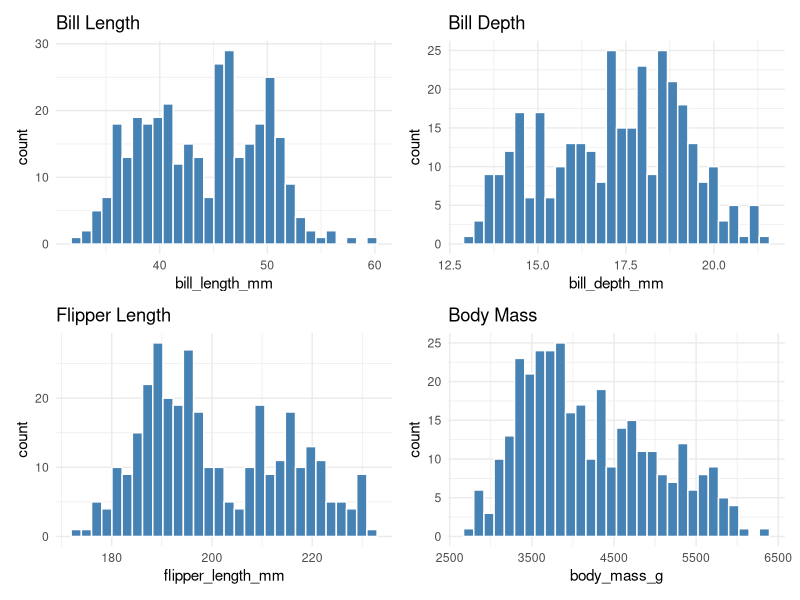
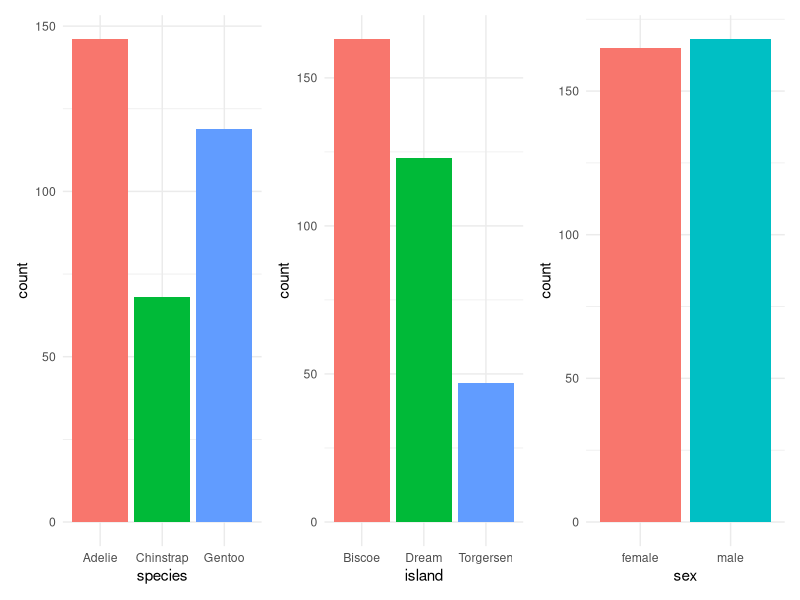
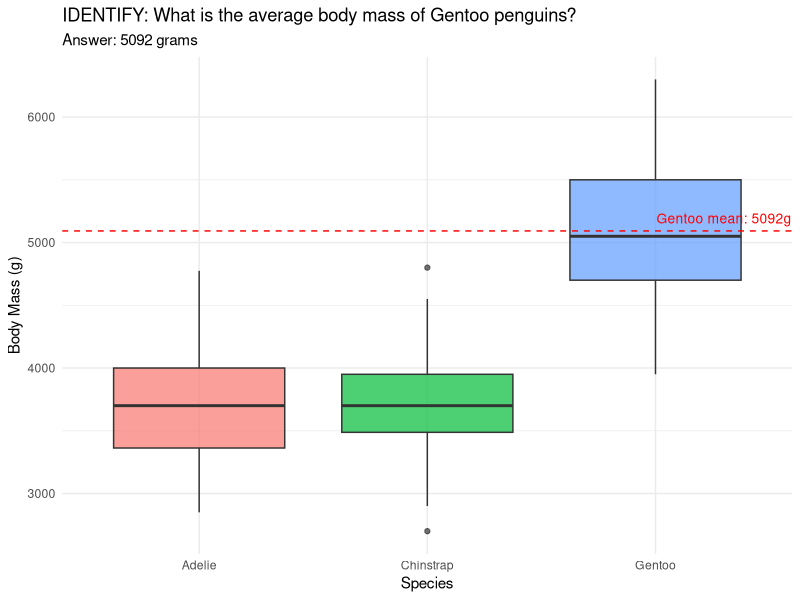
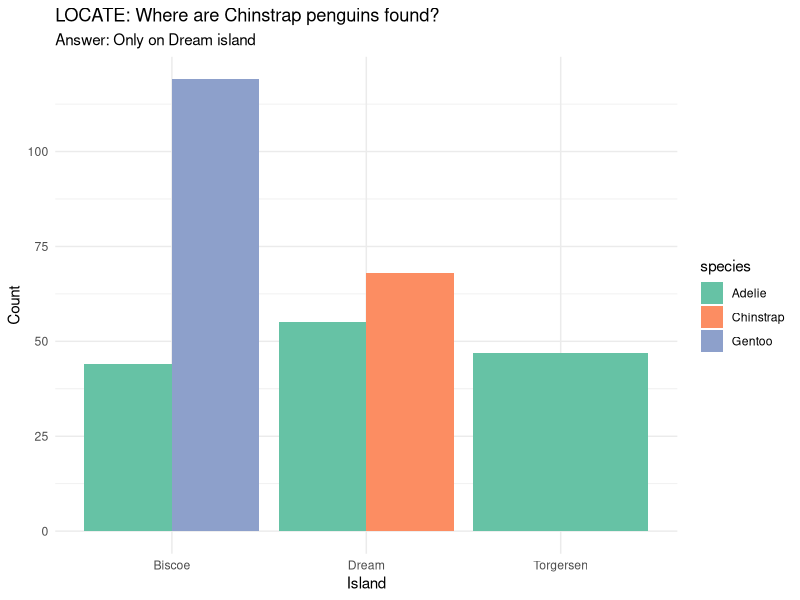
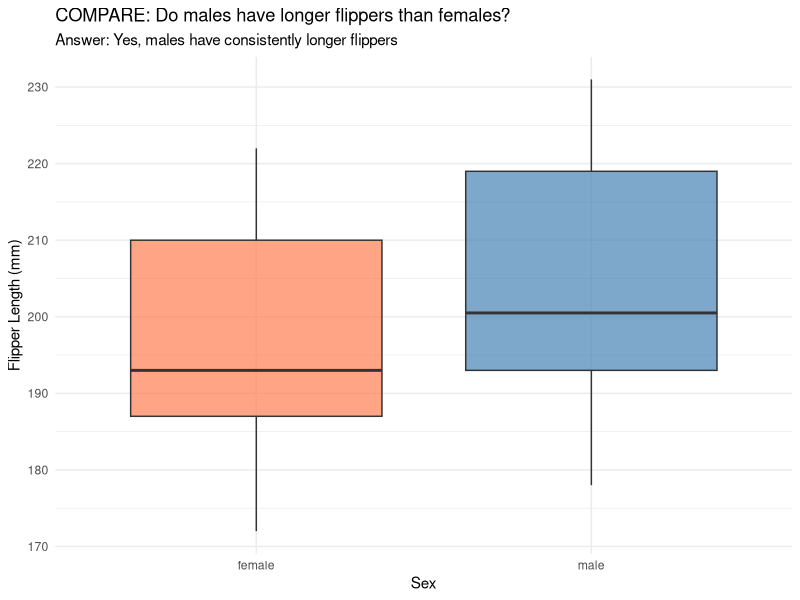
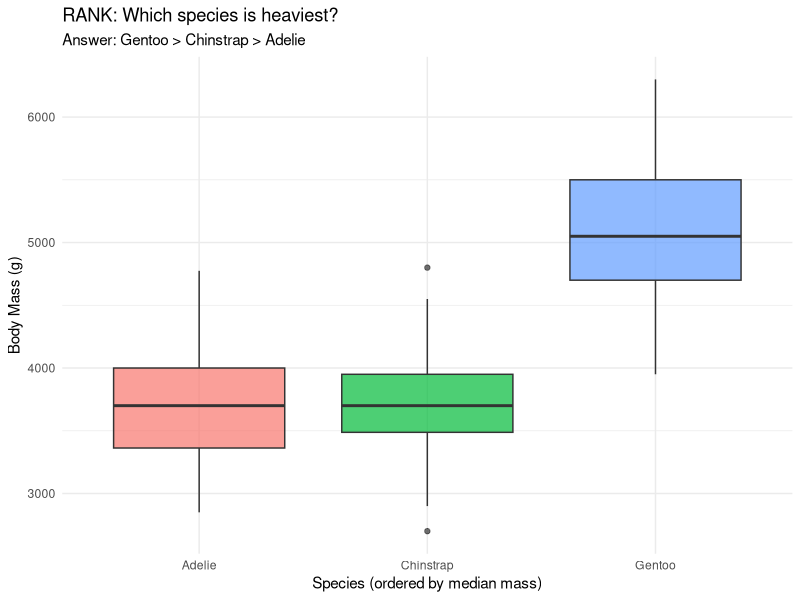
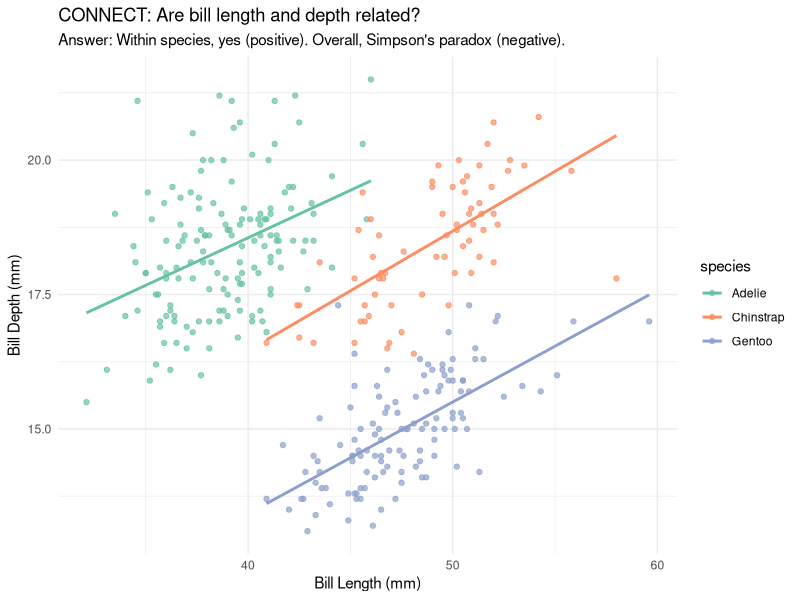
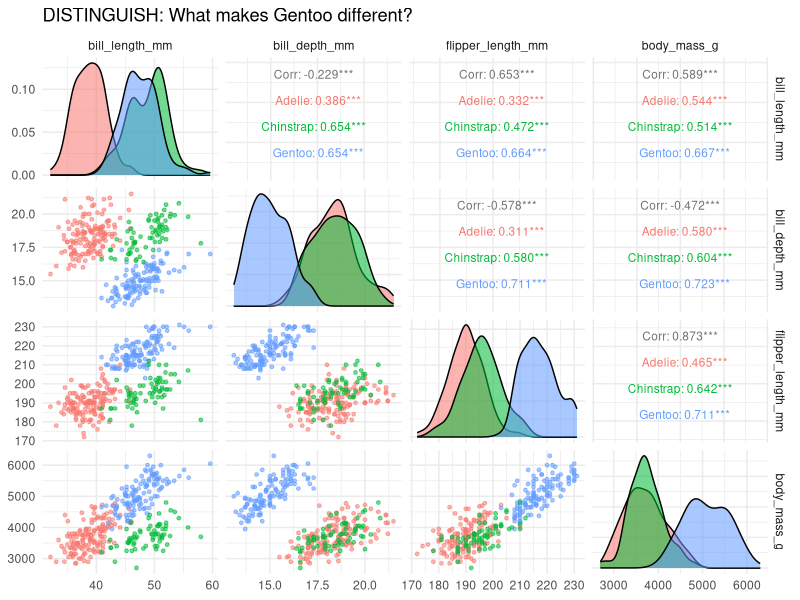

Recreate these plots in R, in order.
# =============================================================================
# Lab 3: GEDA (Graphical Exploratory Data Analysis) + Analytic Questions
# Group 4, variant 5
# =============================================================================

library(conflicted)
library(tidyverse)
library(patchwork)

conflicts_prefer(dplyr::filter, dplyr::select)

# --- 1. Load TidyTuesday dataset ---
# Using Palmer Penguins (popular TidyTuesday dataset)
library(palmerpenguins)

data(penguins)
penguins_clean <- penguins |> drop_na()
glimpse(penguins_clean)

# =============================================================================
# GEDA: Graphical Exploratory Data Analysis
# =============================================================================

# --- Overview of distributions ---
# Continuous variables
p_bill_len <- ggplot(penguins_clean, aes(bill_length_mm)) +
  geom_histogram(fill = "steelblue", color = "white", bins = 30) +
  theme_minimal() + labs(title = "Bill Length")

p_bill_dep <- ggplot(penguins_clean, aes(bill_depth_mm)) +
  geom_histogram(fill = "steelblue", color = "white", bins = 30) +
  theme_minimal() + labs(title = "Bill Depth")

p_flip <- ggplot(penguins_clean, aes(flipper_length_mm)) +
  geom_histogram(fill = "steelblue", color = "white", bins = 30) +
  theme_minimal() + labs(title = "Flipper Length")

p_mass <- ggplot(penguins_clean, aes(body_mass_g)) +
  geom_histogram(fill = "steelblue", color = "white", bins = 30) +
  theme_minimal() + labs(title = "Body Mass")

(p_bill_len + p_bill_dep) / (p_flip + p_mass)
ggsave("Lab3/distributions_overview.png", width = 10, height = 8)

# Categorical variables
p_species <- ggplot(penguins_clean, aes(species, fill = species)) +
  geom_bar(show.legend = FALSE) + theme_minimal()

p_island <- ggplot(penguins_clean, aes(island, fill = island)) +
  geom_bar(show.legend = FALSE) + theme_minimal()

p_sex <- ggplot(penguins_clean, aes(sex, fill = sex)) +
  geom_bar(show.legend = FALSE) + theme_minimal()

p_species + p_island + p_sex
ggsave("Lab3/categorical_overview.png", width = 12, height = 4)

# =============================================================================
# Analytic Questions - One of each type
# =============================================================================

# --- ELEMENTARY QUESTIONS ---

# 1. IDENTIFY: What is the average body mass of Gentoo penguins?
gentoo_mass <- penguins_clean |>
  filter(species == "Gentoo") |>
  summarise(mean_mass = mean(body_mass_g))

ggplot(penguins_clean, aes(x = species, y = body_mass_g, fill = species)) +
  geom_boxplot(show.legend = FALSE, alpha = 0.7) +
  geom_hline(yintercept = gentoo_mass$mean_mass, linetype = "dashed", color = "red") +
  annotate("text", x = 3.3, y = gentoo_mass$mean_mass + 100,
           label = paste0("Gentoo mean: ", round(gentoo_mass$mean_mass), "g"),
           color = "red", size = 3.5) +
  labs(
    title = "IDENTIFY: What is the average body mass of Gentoo penguins?",
    subtitle = paste0("Answer: ", round(gentoo_mass$mean_mass), " grams"),
    x = "Species", y = "Body Mass (g)"
  ) +
  theme_minimal()

ggsave("Lab3/Q1_identify.png", width = 8, height = 6)

# 2. LOCATE: Where (on which island) are Chinstrap penguins found?
ggplot(penguins_clean, aes(x = island, fill = species)) +
  geom_bar(position = "dodge") +
  labs(
    title = "LOCATE: Where are Chinstrap penguins found?",
    subtitle = "Answer: Only on Dream island",
    x = "Island", y = "Count"
  ) +
  scale_fill_brewer(palette = "Set2") +
  theme_minimal()

ggsave("Lab3/Q2_locate.png", width = 8, height = 6)

# 3. COMPARE: Do males have longer flippers than females?
ggplot(penguins_clean, aes(x = sex, y = flipper_length_mm, fill = sex)) +
  geom_boxplot(show.legend = FALSE, alpha = 0.7) +
  labs(
    title = "COMPARE: Do males have longer flippers than females?",
    subtitle = "Answer: Yes, males have consistently longer flippers",
    x = "Sex", y = "Flipper Length (mm)"
  ) +
  scale_fill_manual(values = c("coral", "steelblue")) +
  theme_minimal()

ggsave("Lab3/Q3_compare.png", width = 8, height = 6)

# 4. RANK: Which species has the largest body mass?
species_mass <- penguins_clean |>
  group_by(species) |>
  summarise(median_mass = median(body_mass_g)) |>
  arrange(desc(median_mass))

ggplot(penguins_clean, aes(x = reorder(species, body_mass_g, FUN = median),
                           y = body_mass_g, fill = species)) +
  geom_boxplot(show.legend = FALSE, alpha = 0.7) +
  labs(
    title = "RANK: Which species is heaviest?",
    subtitle = "Answer: Gentoo > Chinstrap > Adelie",
    x = "Species (ordered by median mass)", y = "Body Mass (g)"
  ) +
  theme_minimal()

ggsave("Lab3/Q4_rank.png", width = 8, height = 6)

# 5. CONNECT: Are bill length and bill depth related?
ggplot(penguins_clean, aes(x = bill_length_mm, y = bill_depth_mm, color = species)) +
  geom_point(alpha = 0.7) +
  geom_smooth(method = "lm", se = FALSE) +
  labs(
    title = "CONNECT: Are bill length and depth related?",
    subtitle = "Answer: Within species, yes (positive). Overall, Simpson's paradox (negative).",
    x = "Bill Length (mm)", y = "Bill Depth (mm)"
  ) +
  scale_color_brewer(palette = "Set2") +
  theme_minimal()

ggsave("Lab3/Q5_connect.png", width = 8, height = 6)

# 6. DISTINGUISH: What makes Gentoo penguins different from others?
library(GGally)

penguins_clean |>
  select(species, bill_length_mm, bill_depth_mm, flipper_length_mm, body_mass_g) |>
  ggpairs(
    columns = 2:5,
    aes(color = species, alpha = 0.5),
    upper = list(continuous = wrap("cor", size = 3)),
    lower = list(continuous = wrap("points", size = 1))
  ) +
  labs(title = "DISTINGUISH: What makes Gentoo different?") +
  theme_minimal()

ggsave("Lab3/Q6_distinguish.png", width = 10, height = 10)

# --- SYNOPTIC QUESTIONS ---

# 7. GROUP: Do penguin species form distinct clusters?
ggplot(penguins_clean, aes(x = bill_length_mm, y = flipper_length_mm,
                           color = species, shape = species)) +
  geom_point(size = 2, alpha = 0.7) +
  stat_ellipse(level = 0.95) +
  labs(
    title = "GROUP: Do species form distinct clusters?",
    subtitle = "Answer: Yes, three clear clusters with 95% confidence ellipses",
    x = "Bill Length (mm)", y = "Flipper Length (mm)"
  ) +
  scale_color_brewer(palette = "Set2") +
  theme_minimal()

ggsave("Lab3/Q7_group.png", width = 8, height = 6)

# 8. CORRELATE: Are there dependencies between body measurements?
cor_data <- penguins_clean |>
  select(bill_length_mm, bill_depth_mm, flipper_length_mm, body_mass_g)

ggcorr(cor_data, label = TRUE, label_round = 2, label_size = 4) +
  labs(title = "CORRELATE: Dependencies between measurements") +
  theme(plot.title = element_text(hjust = 0.5))

ggsave("Lab3/Q8_correlate.png", width = 7, height = 7)

# 9. TRENDS: How does body mass change with bill length?
ggplot(penguins_clean, aes(x = bill_length_mm, y = body_mass_g)) +
  geom_point(aes(color = species), alpha = 0.5) +
  geom_smooth(method = "loess", color = "black", se = TRUE) +
  labs(
    title = "TRENDS: Does body mass develop systematically with bill length?",
    subtitle = "Answer: Yes, positive trend overall with species-specific patterns",
    x = "Bill Length (mm)", y = "Body Mass (g)"
  ) +
  scale_color_brewer(palette = "Set2") +
  theme_minimal()

ggsave("Lab3/Q9_trends.png", width = 8, height = 6)

# 10. CYCLES: (Not applicable for cross-sectional data, but we can check year)
penguins_by_year <- penguins |>
  drop_na() |>
  group_by(year, species) |>
  summarise(mean_mass = mean(body_mass_g), n = n(), .groups = "drop")

ggplot(penguins_by_year, aes(x = year, y = mean_mass, color = species)) +
  geom_line(linewidth = 1) +
  geom_point(size = 3) +
  labs(
    title = "CYCLES: Do measurements re-occur periodically?",
    subtitle = "Answer: Only 3 years of data - insufficient to detect cycles",
    x = "Year", y = "Mean Body Mass (g)"
  ) +
  scale_color_brewer(palette = "Set2") +
  theme_minimal()

ggsave("Lab3/Q10_cycles.png", width = 8, height = 6)

# 11. OUTLIERS: Are there special cases?
ggplot(penguins_clean, aes(x = body_mass_g, y = flipper_length_mm)) +
  geom_point(aes(color = species), alpha = 0.6) +
  geom_point(
    data = penguins_clean |>
      filter(body_mass_g > 6000 | flipper_length_mm > 230 | flipper_length_mm < 175),
    color = "red", size = 4, shape = 1, stroke = 2
  ) +
  labs(
    title = "OUTLIERS: Are any observations special?",
    subtitle = "Red circles mark extreme values",
    x = "Body Mass (g)", y = "Flipper Length (mm)"
  ) +
  scale_color_brewer(palette = "Set2") +
  theme_minimal()

ggsave("Lab3/Q11_outliers.png", width = 8, height = 6)

# 12. FEATURES: What characterizes the data?
ggplot(penguins_clean, aes(x = flipper_length_mm, fill = species)) +
  geom_density(alpha = 0.5) +
  labs(
    title = "FEATURES: What is characteristic of the data?",
    subtitle = "Answer: Bimodal distribution - Gentoo is clearly separated from others",
    x = "Flipper Length (mm)", y = "Density"
  ) +
  scale_fill_brewer(palette = "Set2") +
  theme_minimal()

ggsave("Lab3/Q12_features.png", width = 8, height = 6)

cat("\n=== Lab 3 complete! ===\n")
cat("12 analytic questions answered with visualizations.\n")
